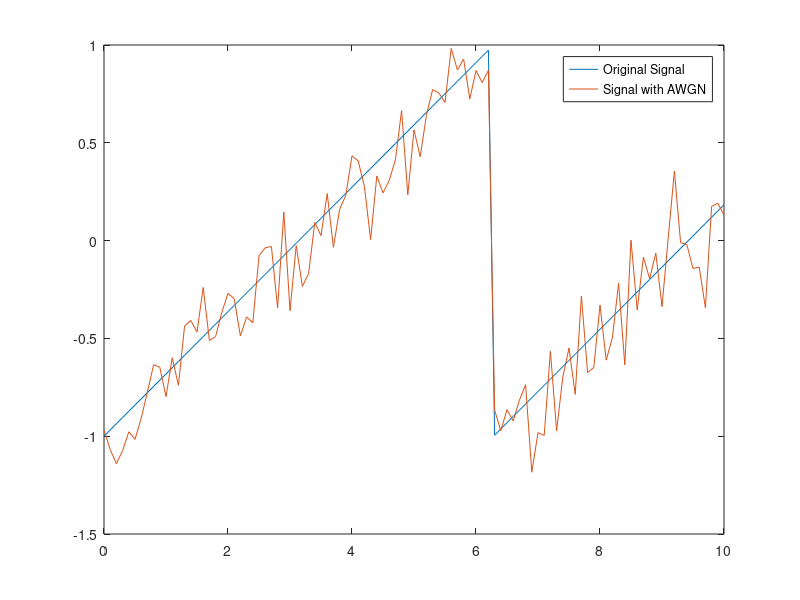

The MATLAB source for this figure:
t = (0:0.1:10)';
x = sawtooth(t);
%Apply white Gaussian noise and plot the results.

y = awgn(x,10,'measured');
plot(t,[x y])
legend('Original Signal','Signal with AWGN')